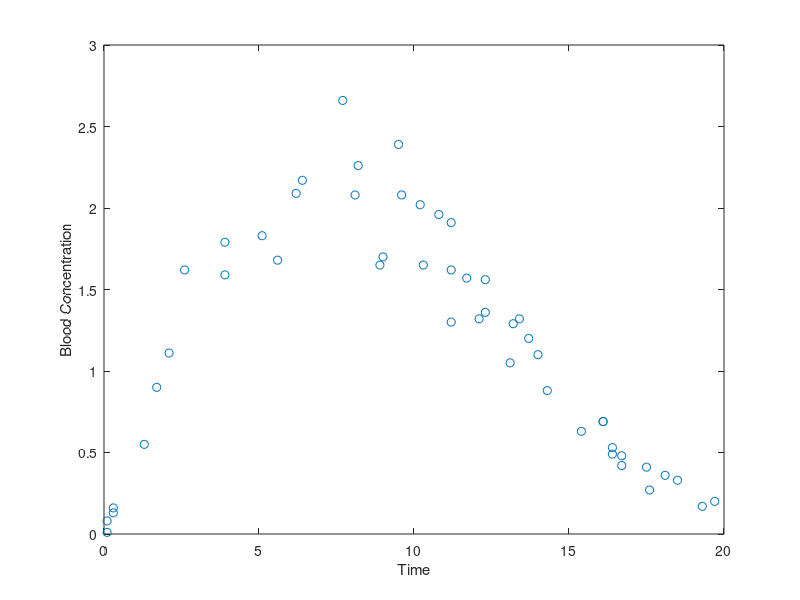

This chart was generated by the following MATLAB code: (Note: this script raises an error after producing the figure.)
time = [ 0.1   0.1   0.3   0.3   1.3   1.7   2.1   2.6   3.9   3.9 ...
         5.1   5.6   6.2   6.4   7.7   8.1   8.2   8.9   9.0   9.5 ...
         9.6  10.2  10.3  10.8  11.2  11.2  11.2  11.7  12.1  12.3 ...
        12.3  13.1  13.2  13.4  13.7  14.0  14.3  15.4  16.1  16.1 ...
        16.4  16.4  16.7  16.7  17.5  17.6  18.1  18.5  19.3  19.7]';
conc = [0.01  0.08  0.13  0.16  0.55  0.90  1.11  1.62  1.79  1.59 ...
        1.83  1.68  2.09  2.17  2.66  2.08  2.26  1.65  1.70  2.39 ...
        2.08  2.02  1.65  1.96  1.91  1.30  1.62  1.57  1.32  1.56 ...
        1.36  1.05  1.29  1.32  1.20  1.10  0.88  0.63  0.69  0.69 ...
        0.49  0.53  0.42  0.48  0.41  0.27  0.36  0.33  0.17  0.20]';
plot(time,conc,'o');
xlabel('Time');
ylabel('Blood Concentration');

modelFun =  @(p,x) p(3) .* (x./p(1)).^(p(2)-1) .* exp(-(x./p(1)).^p(2));
startingVals = [1 1 1];
nlModel = fitnlm(time,conc,modelFun,startingVals);

xgrid = linspace(0,20,100)';
line(xgrid,predict(nlModel,xgrid),'Color','r');